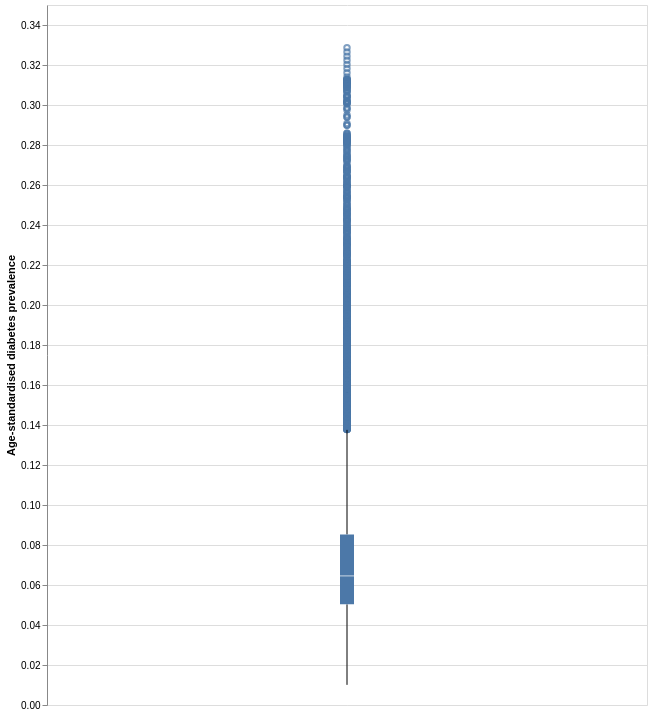

The notebook cell this image was saved under:
### Code cell
alt.Chart(df_ncd_dia).mark_boxplot().encode(alt.Y('Age-standardised diabetes prevalence')).properties(width=600,height=700)

### Figure 1 — Vega specification as saved in the notebook (floating-point values rounded to 4 significant figures; data arrays with more than 128 entries replaced by an {"elided": "..."} marker saying what was removed)
{"$schema": "https://vega.github.io/schema/vega/v6.json", "data": [{"name": "source_0"}, {"name": "data_0"}, {"name": "data_1", "values": {"elided": "969 records"}}, {"name": "data_2"}, {"name": "data_3", "values": [{"lower_box_Age-standardised diabetes prevalence": 0.05033, "lower_whisker_Age-standardised diabetes prevalence": 0.01008, "upper_whisker_Age-standardised diabetes prevalence": 0.1376}]}, {"name": "data_4", "values": [{"lower_whisker_Age-standardised diabetes prevalence": 0.01008, "upper_box_Age-standardised diabetes prevalence": 0.08527, "upper_whisker_Age-standardised diabetes prevalence": 0.1376}]}, {"name": "data_5"}, {"name": "data_6", "values": [{"lower_box_Age-standardised diabetes prevalence": 0.05033, "max_Age-standardised diabetes prevalence": 0.3286, "mid_box_Age-standardised diabetes prevalence": 0.06455, "min_Age-standardised diabetes prevalence": 0.01008, "upper_box_Age-standardised diabetes prevalence": 0.08527}]}, {"name": "data_7", "values": [{"lower_box_Age-standardised diabetes prevalence": 0.05033, "max_Age-standardised diabetes prevalence": 0.3286, "mid_box_Age-standardised diabetes prevalence": 0.06455, "min_Age-standardised diabetes prevalence": 0.01008, "upper_box_Age-standardised diabetes prevalence": 0.08527}]}], "marks": [{"type": "symbol", "name": "layer_0_layer_0_marks", "from": {"data": "data_1"}, "encode": {"update": {"stroke": {"value": "#4c78a8"}, "opacity": {"value": 0.7}, "fill": {"value": "transparent"}, "y": {"field": "Age-standardised diabetes prevalence", "scale": "y"}, "x": {"signal": "width", "mult": 0.5}}}, "style": ["point", "boxplot-outliers"]}, {"type": "rule", "name": "layer_0_layer_1_layer_0_marks", "from": {"data": "data_3"}, "encode": {"update": {"y2": {"field": "lower_box_Age-standardised diabetes prevalence", "scale": "y"}, "y": {"field": "lower_whisker_Age-standardised diabetes prevalence", "scale": "y"}, "stroke": {"value": "black"}, "tooltip": {"signal": "{\"Upper Whisker of Age-standardised diabetes prevalence\": format(datum[\"upper_whisker_Age-standardised diabetes prevalence\"], \"\"), \"Lower Whisker of Age-standardised diabetes prevalence\": format(datum[\"lower_whisker_Age-standardised diabetes prevalence\"], \"\")}"}, "x": {"signal": "width", "mult": 0.5}}}, "style": ["rule", "boxplot-rule"], "aria": false}, {"type": "rule", "name": "layer_0_layer_1_layer_1_marks", "from": {"data": "data_4"}, "encode": {"update": {"stroke": {"value": "black"}, "y2": {"field": "upper_whisker_Age-standardised diabetes prevalence", "scale": "y"}, "tooltip": {"signal": "{\"Upper Whisker of Age-standardised diabetes prevalence\": format(datum[\"upper_whisker_Age-standardised diabetes prevalence\"], \"\"), \"Lower Whisker of Age-standardised diabetes prevalence\": format(datum[\"lower_whisker_Age-standardised diabetes prevalence\"], \"\")}"}, "x": {"signal": "width", "mult": 0.5}, "y": {"field": "upper_box_Age-standardised diabetes prevalence", "scale": "y"}}}, "aria": false, "style": ["rule", "boxplot-rule"]}, {"type": "rect", "name": "layer_1_layer_0_marks", "from": {"data": "data_6"}, "encode": {"update": {"tooltip": {"signal": "{\"Max of Age-standardised diabetes prevalence\": format(datum[\"max_Age-standardised diabetes prevalence\"], \"\"), \"Q3 of Age-standardised diabetes prevalence\": format(datum[\"upper_box_Age-standardised diabetes prevalence\"], \"\"), \"Median of Age-standardised diabetes prevalence\": format(datum[\"mid_box_Age-standardised diabetes prevalence\"], \"\"), \"Q1 of Age-standardised diabetes prevalence\": format(datum[\"lower_box_Age-standardised diabetes prevalence\"], \"\"), \"Min of Age-standardised diabetes prevalence\": format(datum[\"min_Age-standardised diabetes prevalence\"], \"\")}"}, "xc": {"signal": "width", "mult": 0.5}, "fill": {"value": "#4c78a8"}, "y": {"field": "lower_box_Age-standardised diabetes prevalence", "scale": "y"}, "width": {"value": 14}, "y2": {"field": "upper_box_Age-standardised diabetes prevalence", "scale": "y"}}}, "style": ["bar", "boxplot-box"]}, {"type": "rect", "name": "layer_1_layer_1_marks", "from": {"data": "data_7"}, "encode": {"update": {"fill": [{"value": "#4c78a8", "test": "datum['lower_box_Age-standardised diabetes prevalence'] >= datum['upper_box_Age-standardised diabetes prevalence']"}, {"value": "white"}], "opacity": {"value": 0.7}, "tooltip": {"signal": "{\"Max of Age-standardised diabetes prevalence\": format(datum[\"max_Age-standardised diabetes prevalence\"], \"\"), \"Q3 of Age-standardised diabetes prevalence\": format(datum[\"upper_box_Age-standardised diabetes prevalence\"], \"\"), \"Median of Age-standardised diabetes prevalence\": format(datum[\"mid_box_Age-standardised diabetes prevalence\"], \"\"), \"Q1 of Age-standardised diabetes prevalence\": format(datum[\"lower_box_Age-standardised diabetes prevalence\"], \"\"), \"Min of Age-standardised diabetes prevalence\": format(datum[\"min_Age-standardised diabetes prevalence\"], \"\")}"}, "xc": {"signal": "width", "mult": 0.5}, "width": {"value": 14}, "yc": {"field": "mid_box_Age-standardised diabetes prevalence", "scale": "y"}, "height": {"value": 1}}}, "aria": false, "style": ["tick", "boxplot-median"]}], "scales": [{"name": "y", "type": "linear", "domain": {"fields": [{"data": "data_1", "field": "Age-standardised diabetes prevalence"}, {"data": "data_3", "field": "lower_whisker_Age-standardised diabetes prevalence"}, {"data": "data_3", "field": "lower_box_Age-standardised diabetes prevalence"}, {"data": "data_4", "field": "upper_box_Age-standardised diabetes prevalence"}, {"data": "data_4", "field": "upper_whisker_Age-standardised diabetes prevalence"}, {"data": "data_6", "field": "lower_box_Age-standardised diabetes prevalence"}, {"data": "data_6", "field": "upper_box_Age-standardised diabetes prevalence"}, {"data": "data_7", "field": "mid_box_Age-standardised diabetes prevalence"}]}, "range": [{"signal": "height"}, 0], "nice": true, "zero": true}], "axes": [{"scale": "y", "orient": "left", "maxExtent": 0, "minExtent": 0, "labels": false, "domain": false, "aria": false, "zindex": 0, "tickCount": {"signal": "ceil(height/40)"}, "grid": true, "ticks": false}, {"scale": "y", "grid": false, "tickCount": {"signal": "ceil(height/40)"}, "zindex": 0, "labelOverlap": true, "orient": "left", "title": "Age-standardised diabetes prevalence"}], "padding": 5, "style": "cell", "height": 700, "background": "white", "width": 600}
